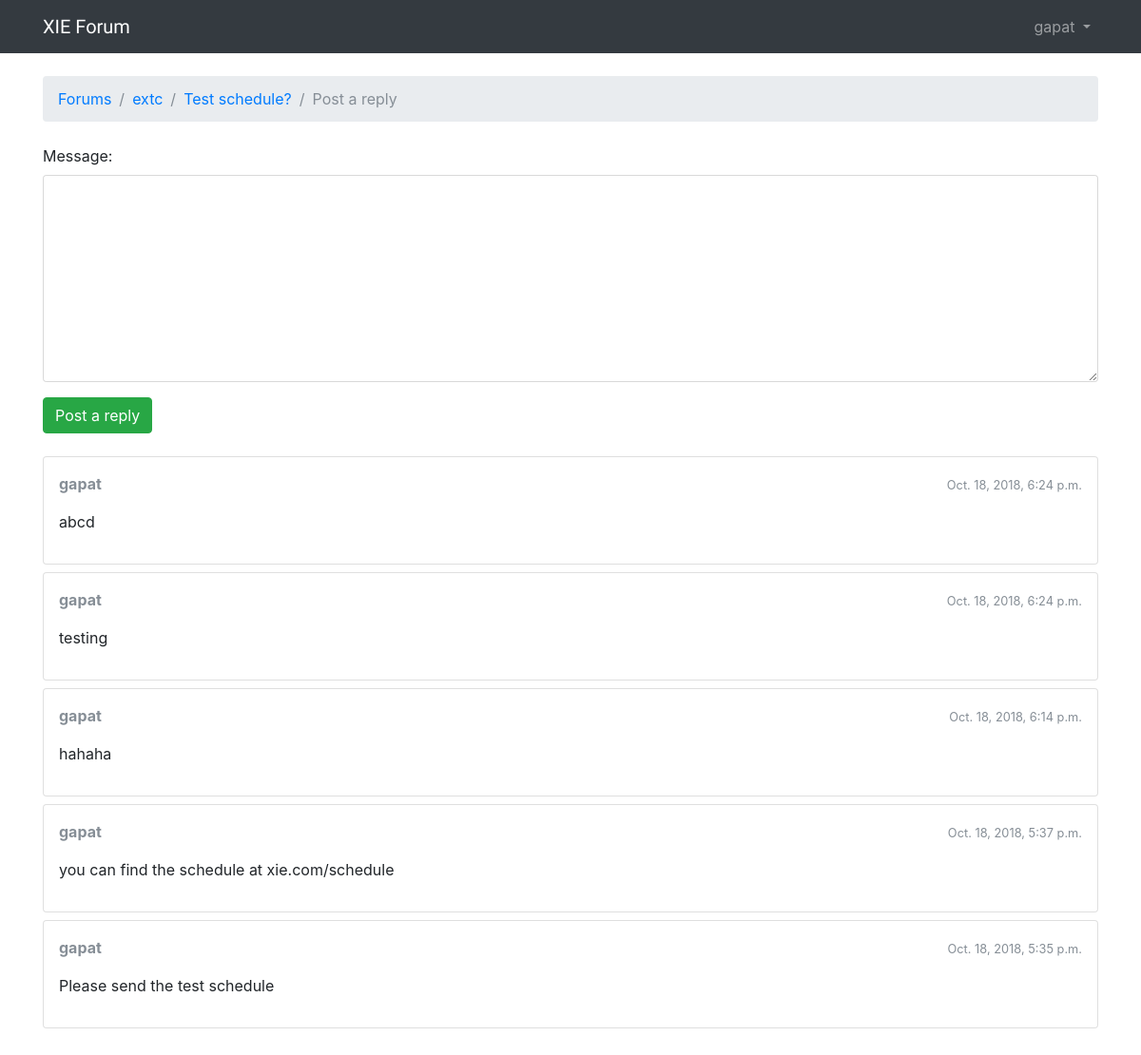
Page /boards/2/topics/1/reply/ (signed in) on the committed database.
### boards/models.py (models this page shows, shortened)
class Topic(models.Model):
    subject = models.CharField(max_length=255)
    last_updated = models.DateTimeField(auto_now_add=True)
    board = models.ForeignKey(Board, related_name='topics',on_delete=models.PROTECT)
    starter = models.ForeignKey(User, related_name='topics',on_delete=models.PROTECT)
    views = models.PositiveIntegerField(default=0)
    def get_last_ten_posts(self):
        return self.posts.order_by('-created_at')[:10]

class Board(models.Model):
    name = models.CharField(max_length=30, unique=True)
    description = models.CharField(max_length=100)

class Post(models.Model):
    message = models.TextField(max_length=4000)
    topic = models.ForeignKey(Topic, related_name='posts', on_delete=models.PROTECT)
    created_at = models.DateTimeField(auto_now_add=True)
    updated_at = models.DateTimeField(null=True)
    created_by = models.ForeignKey(User, related_name='posts', on_delete=models.PROTECT)
    updated_by = models.ForeignKey(User, null=True, related_name='+', on_delete=models.PROTECT)
    def get_message_as_markdown(self):
        return mark_safe(markdown(self.message, safe_mode='escape'))

### boards/views.py (the view)
# urls.py: url(r'^boards/(?P<pk>\d+)/topics/(?P<topic_pk>\d+)/reply/$', views.reply_topic, name='reply_topic'),
@login_required
def reply_topic(request, pk, topic_pk):
    topic = get_object_or_404(Topic, board__pk=pk, pk=topic_pk)
    if request.method == 'POST':
        form = PostForm(request.POST)
        if form.is_valid():
            post = form.save(commit=False)
            post.topic = topic
            post.created_by = request.user
            post.save()
            topic.last_updated = timezone.now()
            topic.save()
            topic_url = reverse('topic_posts', kwargs={'pk': pk, 'topic_pk': topic_pk})
            topic_post_url = '{url}?page={page}#{id}'.format(
                url=topic_url,
                id=post.pk,
                page=topic.get_page_count()
            )
            return redirect(topic_post_url)
    else:
        form = PostForm()
    return render(request, 'reply_topic.html', {'topic': topic, 'form': form})

### boards/forms.py
class PostForm(forms.ModelForm):
    class Meta:
        model = Post
        fields = ['message', ]

### boards/templatetags/form_tags.py (called while the page is built)
@register.filter
def input_class(bound_field):
    css_class = ''
    if bound_field.form.is_bound:
        if bound_field.errors:
            css_class = 'is-invalid'
        elif field_type(bound_field) != 'PasswordInput':
            css_class = 'is-valid'
    return 'form-control {}'.format(css_class)

### templates/reply_topic.html (shortened to what this page needs)
{% extends 'base.html' %}
{% load static %}
{% block breadcrumb %}
  <li class="breadcrumb-item"><a href="{% url 'home' %}">Forums</a></li>
  <li class="breadcrumb-item"><a href="{% url 'board_topics' topic.board.pk %}">{{ topic.board.name }}</a></li>
  <li class="breadcrumb-item"><a href="{% url 'topic_posts' topic.board.pk topic.pk %}">{{ topic.subject }}</a></li>
  <li class="breadcrumb-item active">Post a reply</li>
{% endblock %}
{% block content %}
  <form method="post" class="mb-4" novalidate>
    {% include 'includes/form.html' %}
    <button type="submit" class="btn btn-success">Post a reply</button>
  </form>
  {% for post in topic.get_last_ten_posts %}
    <div class="card mb-2">
      <div class="card-body p-3">
        <div class="row mb-3">
          <div class="col-6">
            <strong class="text-muted">{{ post.created_by.username }}</strong>
          </div>
          <div class="col-6 text-right">
            <small class="text-muted">{{ post.created_at }}</small>
          </div>
        </div>
        <div class="post-body">
          {{ post.get_message_as_markdown }}
        </div>
      </div>
    </div>
  {% endfor %}
{% endblock %}

### templates/base.html (shortened to what this page needs)
{% load static %}<!DOCTYPE html>
<html>
  <head>
    <link rel="stylesheet" href="{% static 'css/bootstrap.min.css' %}">
    <link rel="stylesheet" href="{% static 'css/app.css' %}">
  </head>
  <body>
    {% block body %}
      <div class="wrapper">
        <nav class="navbar navbar-expand-sm navbar-dark bg-dark">
          <div class="container">
            <a class="navbar-brand" href="{% url 'home' %}">XIE Forum</a>
            <div class="collapse navbar-collapse" id="mainMenu">
              {% if user.is_authenticated %}
                <ul class="navbar-nav ml-auto">
                  <li class="nav-item dropdown">
                    <a class="nav-link dropdown-toggle" href="#" id="userMenu" data-toggle="dropdown" aria-haspopup="true" aria-expanded="false">
                      {{ user.username }}
                    </a>
                  </li>
                </ul>
              {% else %}
                <form class="form-inline ml-auto">
                  <a href="{% url 'login' %}" class="btn btn-outline-secondary">Log in</a>
                  <a href="{% url 'signup' %}" class="btn btn-primary ml-2">Sign up</a>
                </form>
              {% endif %}
            </div>
          </div>
        </nav>
        <div class="container">
          <ol class="breadcrumb my-4">
            {% block breadcrumb %}
            {% endblock %}
          </ol>
          {% block content %}
          {% endblock %}
        </div>
        <div class="push"></div>
      </div>
    {% endblock body %}
  </body>
</html>

### static/css/app.css (style rules this page uses)
html, body { height: 100%; }
.navbar-brand { font-family: 'Sans-serif', 'Helvetica',cursive; }
.wrapper { position: relative; min-height: 100%; height: auto !important; height: 100%; margin: 0 auto -60px; }
.push { height: 60px; }

### rows in the picture
Topic: board.name "extc", subject "Test schedule?"
Post: created_by.username "gapat", created_at "Oct. 18, 2018, 6:24 p.m.", get_message_as_markdown "abcd"
Post: created_by.username "gapat", created_at "Oct. 18, 2018, 6:24 p.m.", get_message_as_markdown "testing"
Post: created_by.username "gapat", created_at "Oct. 18, 2018, 6:14 p.m.", get_message_as_markdown "hahaha"
Post: created_by.username "gapat", created_at "Oct. 18, 2018, 5:37 p.m.", get_message_as_markdown "you can find the schedule at xie.com/schedule"
Post: created_by.username "gapat", created_at "Oct. 18, 2018, 5:35 p.m.", get_message_as_markdown "Please send the test schedule"

### other values in the picture
{{ user.username }} "gapat"
{{ field.label_tag }} "Message:"
